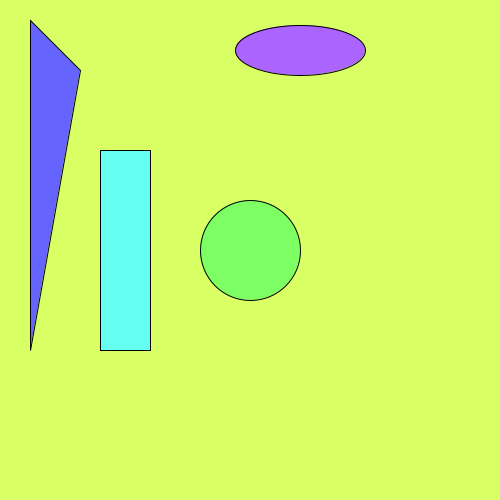
Frame 1 (no input)
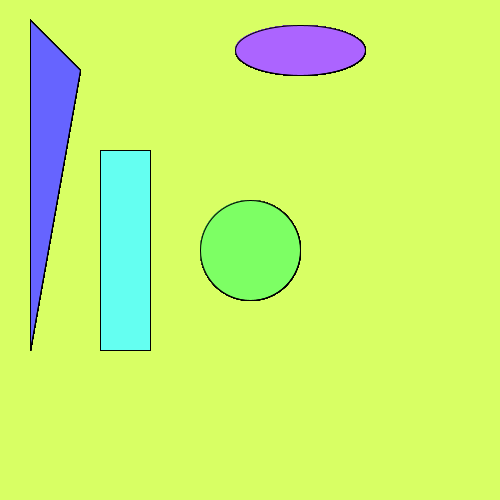
Frame 60 (the mouse pressed at the canvas centre just before this capture)
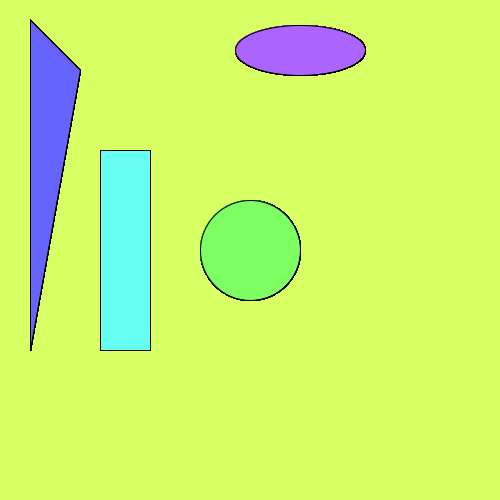
Frame 120 (the mouse held since frame 60 and released just before this capture)

The Processing sketch that drew these frames (run headless with seeded random() and noise(); from frame 60 on, the mouse is pressed at the canvas centre):

// Processing sketch: My_First_Project_in_Java
// ── My_First_Project_in_Java.pde
void setup(){
  size(500,500);
  background(#D8FF64);
}
void draw(){
  fill(#7DFF64);
  ellipse(250,250,100,100);
  fill(#64FFF1);
  rect(100,150,50,200);
  fill(#6664FF);
  triangle(30,20,30,350,80,70);
  fill(#AC64FF);
  ellipse(300,50,130,50);
}
   
